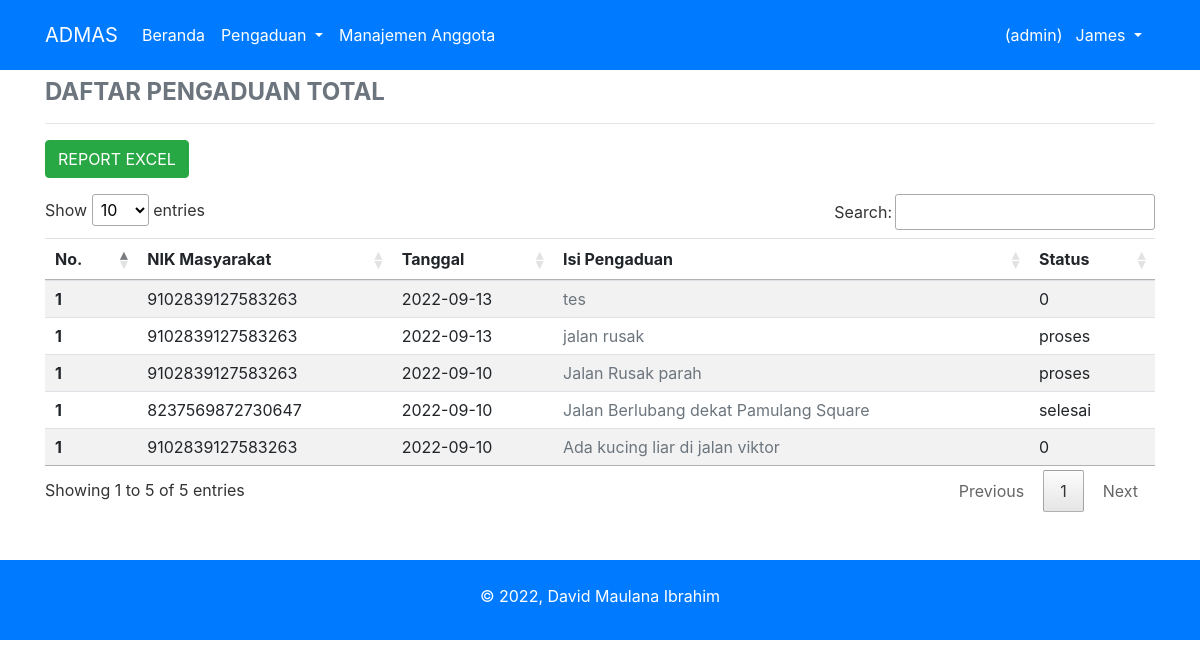
The page /tampil_halaman_total.php (signed in) on the database its author committed.
### tables this page shows
CREATE TABLE `pengaduan` (
  `id_pengaduan` int(11) NOT NULL,
  `tgl_pengaduan` date NOT NULL,
  `nik` varchar(16) NOT NULL,
  `isi_laporan` text NOT NULL,
  `foto` varchar(255) NOT NULL,
  `status` enum('0','proses','selesai') NOT NULL
);

### tampil_halaman_total.php (the view, shortened to what this page needs)
<?php
include "conn.php";
if (!empty($_SESSION['nik_login'])) {
    include "header.php";
    $nik_login  = $_SESSION['nik_login'];
    $level      = $_SESSION['level'];
    if ($level == "masyarakat") {
        $sql_peng_all = "SELECT * FROM pengaduan WHERE nik = '$nik_login' order by id_pengaduan DESC";
    } else {
        $sql_peng_all = "SELECT * FROM pengaduan order by id_pengaduan DESC";
    }
    $eksekusi_peng_all = mysqli_query($conn, $sql_peng_all);
    include "navigasi.php";
?>
    <div class="container">
        <h4 class="text-uppercase font-weight-bold text-secondary mt-2">Daftar Pengaduan total</h4>
        <hr>
        <?php
            if ($level == "masyarakat") {
        ?>
            <a href="form_tambah_aduan.php" class="btn btn-primary mb-3">BUAT PENGADUAN BARU</a>
        <?php
            }
            elseif ($level == "admin") {
        ?>
            <a href="report_total.php" class="btn btn-success mb-3">REPORT EXCEL</a>
        <?php
            }
        ?>
        <table class="table table-striped data ">
            <thead>
                <tr>
                    <th scope="col">No.</th>
                    <?php if ($level != "masyarakat")
                        {
                    ?>
                        <th scope="col">NIK Masyarakat</th>
                    <?php
                        }
                    ?>
                    <th scope="col">Tanggal</th>
                    <th scope="col">Isi Pengaduan</th>
                    <th scope="col">Status</th>
                </tr>
            </thead>
            <tbody>
                <?php
                    $no = 1;
                    while ($data = mysqli_fetch_array($eksekusi_peng_all)) {
                ?>
                    <tr>
                        <th scope="row"><?php echo $no; ?></th>
                        <?php if ($level != "masyarakat")
                            {
                        ?>
                                <td><?php echo $data['nik']; ?></td>
                        <?php
                            }
                        ?>
                        <td><?php echo $data['tgl_pengaduan']; ?></td>
                        <td><a href="pengaduan_detail.php?id_pengaduan=<?php echo $data['id_pengaduan']; ?>" class="text-secondary"><?php  echo $data['isi_laporan']; ?></a></td>
                        <td><?php echo $data['status']; ?></td>
                    </tr>
                <?php
                    }
                ?>
            </tbody>
        </table>
    </div>
    <div class="bg-primary">
        <div class="container text-white text-center mt-5 pt-4 pb-3">
            <p>&copy; 2022, David Maulana Ibrahim</p>
        </div>
    </div>
<?php
    include "footer.php";
} else {
    header("location:form_login.php");
}
?>

### rows shown on the page
pengaduan: nik "9102839127583263", tgl_pengaduan "2022-09-13", isi_laporan "tes", status "0"
pengaduan: nik "9102839127583263", tgl_pengaduan "2022-09-13", isi_laporan "jalan rusak", status "proses"
pengaduan: nik "9102839127583263", tgl_pengaduan "2022-09-10", isi_laporan "Jalan Rusak parah", status "proses"
pengaduan: nik "8237569872730647", tgl_pengaduan "2022-09-10", isi_laporan "Jalan Berlubang dekat Pamulang Square", status "selesai"
pengaduan: nik "9102839127583263", tgl_pengaduan "2022-09-10", isi_laporan "Ada kucing liar di jalan viktor", status "0"

### other values the page prints
$level "admin"
$nama_login "James"
